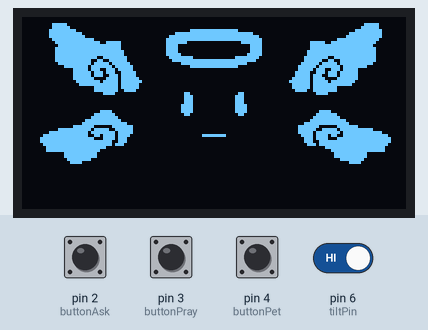
Bench run of a sketch on a simulated Arduino Uno, built with avr-gcc and run on an emulated ATmega328P. Shown: 128×64 one-colour display. The inputs (shaded band) are chosen by the test bench; at power-on: pin 2 (buttonAsk), pin 3 (buttonPray), pin 4 (buttonPet), pin 6 (tiltPin) HIGH. Random numbers use the default seed unless the sketch sets one.

Above: at 1.2 s.
1.3 s: pin 2 (buttonAsk) pulled LOW for 0.15 s
At 1.82 s:
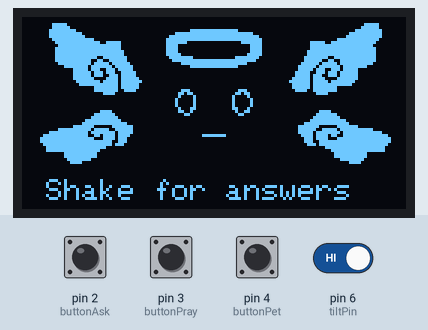
2.0 s: pin 3 (buttonPray) pulled LOW for 0.15 s
At 2.56 s:
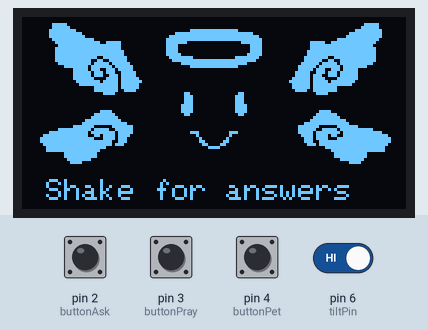
2.7 s: pin 6 (tiltPin) driven LOW
At 3.9 s:
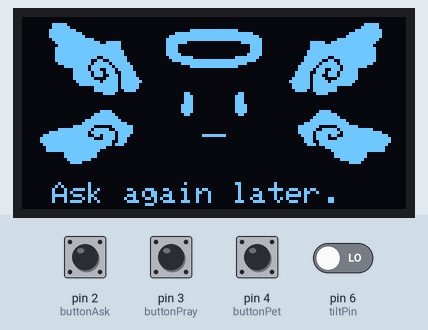
4.2 s: pin 2 (buttonAsk) pulled LOW for 1 s
At 5.32 s:
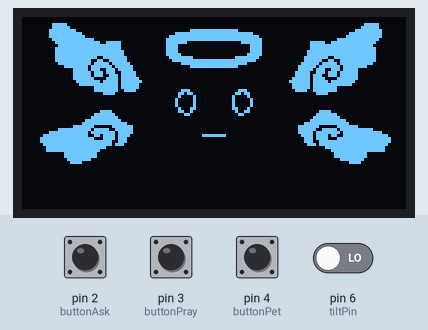
5.8 s: pin 4 (buttonPet) pulled LOW for 0.15 s
At 5.96 s:
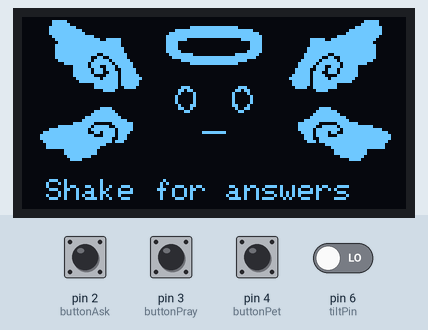
6.5 s: pin 4 (buttonPet) pulled LOW for 1 s
At 7.8 s:
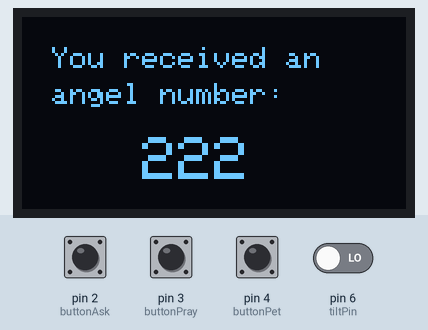
Timing chart, 0 to 9.5 s (numbered marks = the images above; inputs shaded):
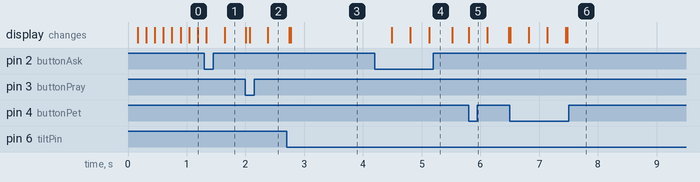

The sketch:

animatedAngel.ino
```cpp
/***
  Tamagotchi Angel
  ---------------------------------
  This demo uses Adafruit SSD1306 library to draw
  a small angel and react to 3 buttons.

  Buttons:
  ASK  -> D2
  PRAY -> D3
  PET  -> D4
***/

#include <Wire.h>
#include <Adafruit_GFX.h>
#include <Adafruit_SSD1306.h>
#include "bitmaps.h" // contains bitmaps

// OLED CONFIG
#define SCREEN_WIDTH 128
#define SCREEN_HEIGHT 64

Adafruit_SSD1306 display(SCREEN_WIDTH, SCREEN_HEIGHT, &Wire);

// BUTTON PINS
const int buttonAsk = 2;
const int buttonPray = 3;
const int buttonPet = 4;

// TILT SWITCH
const int tiltPin = 6;
int tiltState = HIGH;
int lastTiltState = HIGH;

// ASK + SHAKE logic
bool waitingForShake = false;
bool showingAskPrompt = false;
unsigned long askPromptStart = 0;
const unsigned long ASK_PROMPT_DURATION = 4000; // 4 seconds

// INTERACTIONS
enum InteractionMode {
  MODE_IDLE,
  MODE_WAIT_SHAKE,
  MODE_SHOW_ANSWER
};

InteractionMode mode = MODE_IDLE;
unsigned long modeStartTime = 0;

//STATES
enum AngelState {
  ANGEL_NEUTRAL,
  ANGEL_POLITE,
  ANGEL_ANNOYED,
  ANGEL_SURPRISED
};

AngelState angelState = ANGEL_NEUTRAL;
AngelState previousState = ANGEL_NEUTRAL;

// ANIMATION
int angelBaseY = 0;      // center Y for fullscreen sprite
int angelOffsetY = 0;   // offset for flying animation
int floatDirection = 1;
unsigned long lastFloatUpdate = 0;
const unsigned long floatInterval = 120; // ms

// TIMING
unsigned long lastPrayTime = 0;
const unsigned long PRAY_TIMEOUT = 15000; // 15 seconds

// ANGEL NUMBERS
int angelNumbers[] = {111, 222, 333, 444, 555, 777, 888, 999};
const int ANGEL_COUNT = 8;

// ASK ANSWERS
const char* neutralAnswers[] = {
  "Maybe.",
  "Hard to say.",
  "The signs are unclear.",
  "Ask again later."
};

const char* prayedAnswers[] = {  // should it really only agree?
  "Yes. Trust it.",
  "The universe agrees.",
  "This is your path.",
  "It will unfold soon."
};

const char* rudeAnswers[] = {
  "You already know.",
  "Why ask me?",
  "No.",
  "Stop bothering me."
};

// PET COUNTER
int petCounter = 0;
const int PET_THRESHOLD = 5;

// SETUP
void setup() {
  pinMode(buttonAsk, INPUT_PULLUP);
  pinMode(buttonPray, INPUT_PULLUP);
  pinMode(buttonPet, INPUT_PULLUP);
  pinMode(tiltPin, INPUT_PULLUP);

  display.begin(SSD1306_SWITCHCAPVCC, 0x3C);
  display.clearDisplay();

  drawAngel();
  display.display();
}

// MAIN LOOP
void loop() {

  checkButtons();
  checkTilt();
  updateState();
  updateAngelFloat();

  // MODE HANDLING
  if (mode == MODE_IDLE) {
    drawAngel();
  }

  else if (mode == MODE_WAIT_SHAKE) {

    drawAngel();   // surprised angel animates

    // draw prompt text ON TOP
    display.setTextSize(1);
    display.setTextColor(WHITE);
    display.setCursor(8, 54);
    display.print("Shake for answers");
    display.display();

    // Timeout: cancel asking if no shake
    if (millis() - modeStartTime > 5000) {
      mode = MODE_IDLE;
      angelState = ANGEL_NEUTRAL;
      waitingForShake = false;
    }
  }

  else if (mode == MODE_SHOW_ANSWER) {

    // Answer stays visible for 3 sec
    if (millis() - modeStartTime > 3000) {
      mode = MODE_IDLE;
      angelState = ANGEL_NEUTRAL;
    }
  }
}

// BUTTON HANDLING
void checkButtons() {

  // ASK BUTTON
  if (digitalRead(buttonAsk) == LOW && !waitingForShake) {

    waitingForShake = true;
    showingAskPrompt = true;
    askPromptStart = millis();

    previousState = angelState;
    angelState = ANGEL_SURPRISED;


    mode = MODE_WAIT_SHAKE;
    modeStartTime = millis();

    delay(250);

  } else if (digitalRead(buttonAsk) == HIGH && waitingForShake && !showingAskPrompt) {
    // This condition means button was released and we were waiting for a shake
    // but the prompt is no longer showing (meaning it timed out or an answer was shown) → reset waiting for shake
    waitingForShake = false;
  }

  // PRAY BUTTON
  if (digitalRead(buttonPray) == LOW) {
    angelState = ANGEL_POLITE;
    lastPrayTime = millis();
    petCounter = 0;
    drawAngel();
    delay(250);
  }

  // PET BUTTON
  if (digitalRead(buttonPet) == LOW) {
  petCounter++;

  if (petCounter >= PET_THRESHOLD) {
    drawAngelNumber();
    delay(3000);            // show blessing
    petCounter = 0;
    drawAngel();
  }

  delay(250);
}

}

// STATE UPDATE
void updateState() {
  // If prayed but too much time passed → rude
  if (angelState == ANGEL_POLITE &&
      millis() - lastPrayTime > PRAY_TIMEOUT) {
    angelState = ANGEL_ANNOYED;
    drawAngel();
  }
}

void updateAngelFloat() {
  if (millis() - lastFloatUpdate > floatInterval) {
    lastFloatUpdate = millis();

    angelOffsetY += floatDirection;

    if (angelOffsetY >= 1 || angelOffsetY <= -1) {
      floatDirection *= -1;
    }
  }
}


// check tilt state
void checkTilt() {
  tiltState = digitalRead(tiltPin);

  if (mode == MODE_WAIT_SHAKE &&
      lastTiltState == HIGH &&
      tiltState == LOW) {

    showingAskPrompt = false;
    angelState = previousState;
    handleAsk();               // show answer
  }

  lastTiltState = tiltState;
}

// ASK LOGIC
void handleAsk() {

  mode = MODE_SHOW_ANSWER;
  modeStartTime = millis();

  display.clearDisplay();

  // draw angel (not surprised anymore)
  drawAngel();

  display.setTextSize(1);
  display.setTextColor(WHITE);
  display.setCursor(10, 55);

  if (angelState == ANGEL_POLITE) {
    display.print(prayedAnswers[random(0,4)]);
  }
  else if (angelState == ANGEL_ANNOYED) {
    display.print(rudeAnswers[random(0,4)]);
  }
  else {
    display.print(neutralAnswers[random(0,4)]);
  }

  display.display();
}

// DRAWING FUNCTIONS
void drawAngel() {
  display.clearDisplay();

  int y = angelBaseY + angelOffsetY;

  // Draw angel with different faces
  switch (angelState) {
    case ANGEL_NEUTRAL:
      display.drawBitmap(0, y, neutralAngel, 128, 64, SSD1306_WHITE);
      break;

    case ANGEL_POLITE:
      display.drawBitmap(0, y, politeAngel, 128, 64, SSD1306_WHITE);
      break;

    case ANGEL_ANNOYED:
      display.drawBitmap(0, y, annoyedAngel, 128, 64, SSD1306_WHITE);
      break;

    case ANGEL_SURPRISED:
      display.drawBitmap(0, y, surprisedAngel, 128, 64, SSD1306_WHITE);
      break;
  }

  display.display();
}

// Special events
void drawAngelNumber() {
  display.clearDisplay();

  int index = random(0, ANGEL_COUNT);
  int number = angelNumbers[index];

  display.setTextSize(1);
  display.setTextColor(WHITE);
  display.setCursor(10, 10);
  display.print("You received an");

  display.setCursor(10, 22);
  display.print("angel number:");

  display.setTextSize(2);
  display.setCursor(40, 40);
  display.print(number);

  display.display();

  // Reset after blessing
  petCounter = 0;
}
```

Source omitted: bitmaps.h (data table, 31609 bytes)
